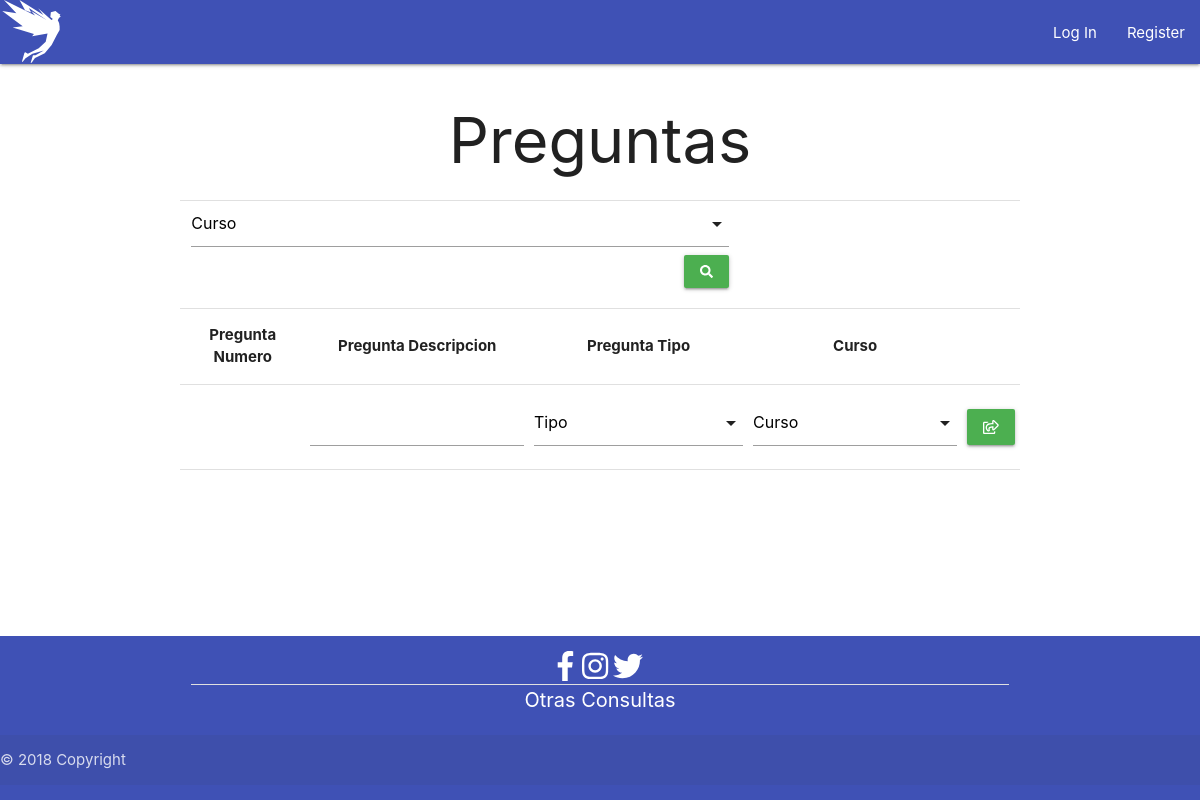
The page /altapregunta.php on the database as committed earlier.
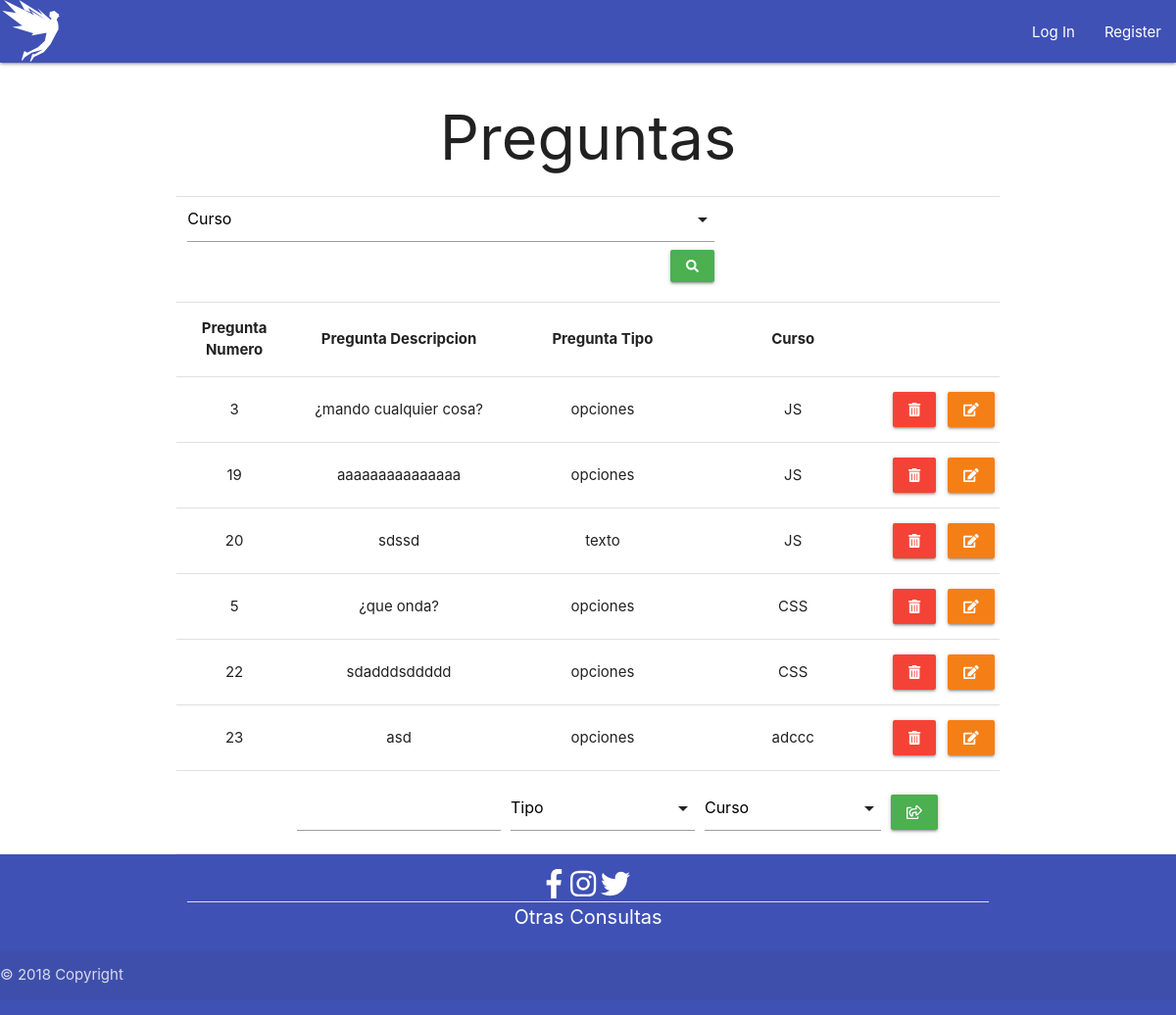
The same page on the database as committed later.
### tables this page shows
CREATE TABLE `preguntas` (
  `preg_nro` int(11) NOT NULL,
  `preg_desc` varchar(255) NOT NULL,
  `preg_tipo` enum('opciones','texto') NOT NULL,
  `curso_cod` int(11) NOT NULL
);

CREATE TABLE `cursos` (
  `curso_cod` int(11) NOT NULL,
  `curso_nombre` varchar(50) NOT NULL,
  `curso_profesor` varchar(50) NOT NULL,
  `curso_desc` varchar(255) NOT NULL,
  `curso_fecha` date NOT NULL
);

### altapregunta.php (the view, shortened to what this page needs)
<!DOCTYPE html>
<html lang="es">
<head>
  <link type="text/css" rel="stylesheet" href="css/materialize.min.css" media="screen,projection" />
  <link rel="stylesheet" href="css/style.css">
</head>
<body>
<?php include "navbar.php";
 ?>
  <?=$nav?>
<main class="container">
    <h1 class="center-align">Preguntas</h1>
    <div class="divider"></div>
       <?php
       include 'conexion.php';
       ?>
       <form action="<?php echo $_SERVER['PHP_SELF']?>" method="post">
        <div class="row center-align">
          <div class="input-gropu col s8">
            <div>
              <button class="btn waves-effect waves-light green center section btn-small btn_f right" type="submit" name="filt">
                <i class="fas fa-search material-icons"></i>
              </button>
            </div>
          </div>
        </div>
      </form>
      <?php
        if(isset($_POST['filt'])){
            $filtro='';
            $curso= (isset($_POST["curso_selec"]) && !empty($_POST["curso_selec"]))? $_POST["curso_selec"]:"";
            if ($curso != "") {
                $filtro.= " WHERE c.curso_nombre = '$curso'";
            }
            $sql = ("SELECT * FROM cursos c JOIN preguntas p ON c.curso_cod= p.curso_cod $filtro ORDER BY c.curso_cod");
            $registros=$base->query($sql)->fetchAll(PDO::FETCH_OBJ);
        }else {
          $registros = $base->query("SELECT * FROM cursos c JOIN preguntas p ON c.curso_cod= p.curso_cod ORDER BY c.curso_cod")->fetchAll(PDO::FETCH_OBJ);
        }
    ?>
      <div class="divider"></div>
       <form action="<?php echo $_SERVER['PHP_SELF']; ?>" method='post' id="faltap" >
       <table class='highlight centered responsive-table'>
          <thead>
            <tr>
              <th>Pregunta Numero</th>
              <th>Pregunta Descripcion</th>
               <th>Pregunta Tipo</th>
               <th>Curso</th>
            </tr>
          </thead>
          <tbody>
       <?php foreach ($registros as $preguntas): ?>
        <tr>
            <td><?=$preguntas->preg_nro?></td>
            <td><?=$preguntas->preg_desc?></td>
            <td><?=$preguntas->preg_tipo?></td>
            <td><?=$preguntas->curso_nombre?></td>
            <td>
              <a data-position='left' data-tooltip='Borrar' class='white-text red waves-effect waves-light btn tooltipped'
               href='borrarpreg.php?id=<?php echo $preguntas->preg_nro;?>'>
               <i class="fas fa-trash-alt material-icons"></i></a></td>
               <td>
               <a data-position="right" data-tooltip="Editar" class="white-text yellow darken-4 waves-effect waves-light btn tooltipped"
                href="editarpreg.php?id=<?php echo $preguntas->preg_nro;?>&desc=<?php echo  $preguntas->preg_desc; ?>&tipo=<?php echo $preguntas->preg_tipo; ?>&cur=<?php echo $preguntas->curso_cod; ?>"
                ><i class="fas fa-edit material-icons"></i></a>
            </td>
        </tr>
        <?php endforeach; ?>
        <tr>
          <td></td>
          <td><input type='text' name='desc' id="desc" required></td>
          <td>
          </td>
          <td>
          </td>
          <td>
            <button data-position='right' data-tooltip='Agregar' class='green btn waves-effect waves-light tooltipped' type='submit' name='btn_preg'>
              <i class="far fa-share-square material-icons"></i>
            </button></td>
        </tr>
      </tbody>
    </table>
    </form>
</main>
<?php include "footer.php" ?>
  <?=footer()?>
</body>
</html>

Rows that differ between the two databases and show on the page:
added preguntas: preg_nro "3", preg_desc "¿mando cualquier cosa?", preg_tipo "opciones", curso_cod.curso_nombre "JS"
added preguntas: preg_nro "19", preg_desc "aaaaaaaaaaaaaaa", preg_tipo "opciones", curso_cod.curso_nombre "JS"
added preguntas: preg_nro "20", preg_desc "sdssd", preg_tipo "texto", curso_cod.curso_nombre "JS"
added preguntas: preg_nro "5", preg_desc "¿que onda?", preg_tipo "opciones", curso_cod.curso_nombre "CSS"
added preguntas: preg_nro "22", preg_desc "sdadddsddddd", preg_tipo "opciones", curso_cod.curso_nombre "CSS"
added preguntas: preg_nro "23", preg_desc "asd", preg_tipo "opciones", curso_cod.curso_nombre "adccc"
